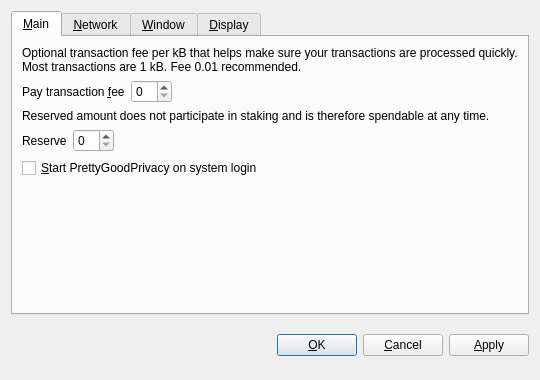
<?xml version="1.0" encoding="UTF-8"?>
<ui version="4.0">
 <class>OptionsDialog</class>
 <widget class="QDialog" name="OptionsDialog">
  <property name="geometry">
   <rect>
    <x>0</x>
    <y>0</y>
    <width>540</width>
    <height>380</height>
   </rect>
  </property>
  <property name="windowTitle">
   <string>Options</string>
  </property>
  <property name="modal">
   <bool>true</bool>
  </property>
  <layout class="QVBoxLayout" name="verticalLayout">
   <item>
    <widget class="QTabWidget" name="tabWidget">
     <property name="tabPosition">
      <enum>QTabWidget::North</enum>
     </property>
     <property name="currentIndex">
      <number>0</number>
     </property>
     <widget class="QWidget" name="tabMain">
      <attribute name="title">
       <string>&amp;Main</string>
      </attribute>
      <layout class="QVBoxLayout" name="verticalLayout_Main">
       <item>
        <widget class="QLabel" name="transactionFeeInfoLabel">
         <property name="text">
          <string>Optional transaction fee per kB that helps make sure your transactions are processed quickly. Most transactions are 1 kB. Fee 0.01 recommended.</string>
         </property>
         <property name="textFormat">
          <enum>Qt::PlainText</enum>
         </property>
         <property name="wordWrap">
          <bool>true</bool>
         </property>
        </widget>
       </item>
       <item>
        <layout class="QHBoxLayout" name="horizontalLayoutFee">
         <item>
          <widget class="QLabel" name="transactionFeeLabel">
           <property name="text">
            <string>Pay transaction &amp;fee</string>
           </property>
           <property name="textFormat">
            <enum>Qt::PlainText</enum>
           </property>
           <property name="buddy">
            <cstring>transactionFee</cstring>
           </property>
          </widget>
         </item>
         <item>
          <widget class="BitcoinAmountField" name="transactionFee"/>
         </item>
         <item>
          <spacer name="horizontalSpacerFee">
           <property name="orientation">
            <enum>Qt::Horizontal</enum>
           </property>
           <property name="sizeHint" stdset="0">
            <size>
             <width>40</width>
             <height>20</height>
            </size>
           </property>
          </spacer>
         </item>
        </layout>
       </item>
       <item>
        <widget class="QLabel" name="reserveBalanceInfoLabel">
         <property name="text">
          <string>Reserved amount does not participate in staking and is therefore spendable at any time.</string>
         </property>
         <property name="textFormat">
          <enum>Qt::PlainText</enum>
         </property>
         <property name="wordWrap">
          <bool>true</bool>
         </property>
        </widget>
       </item>
       <item>
        <layout class="QHBoxLayout" name="horizontalLayoutReserveBalance">
         <item>
          <widget class="QLabel" name="reserveBalanceLabel">
           <property name="text">
            <string>Reserve</string>
           </property>
           <property name="textFormat">
            <enum>Qt::PlainText</enum>
           </property>
           <property name="buddy">
            <cstring>reserveBalance</cstring>
           </property>
          </widget>
         </item>
         <item>
          <widget class="BitcoinAmountField" name="reserveBalance"/>
         </item>
         <item>
          <spacer name="horizontalSpacerReserveBalance">
           <property name="orientation">
            <enum>Qt::Horizontal</enum>
           </property>
           <property name="sizeHint" stdset="0">
            <size>
             <width>40</width>
             <height>20</height>
            </size>
           </property>
          </spacer>
         </item>
        </layout>
       </item>
       <item>
        <widget class="QCheckBox" name="bitcoinAtStartup">
         <property name="toolTip">
          <string>Automatically start PrettyGoodPrivacy after logging in to the system.</string>
         </property>
         <property name="text">
          <string>&amp;Start PrettyGoodPrivacy on system login</string>
         </property>
        </widget>
       </item>
       <item>
        <spacer name="verticalSpacer_Main">
         <property name="orientation">
          <enum>Qt::Vertical</enum>
         </property>
         <property name="sizeHint" stdset="0">
          <size>
           <width>20</width>
           <height>40</height>
          </size>
         </property>
        </spacer>
       </item>
      </layout>
     </widget>
     <widget class="QWidget" name="tabNetwork">
      <attribute name="title">
       <string>&amp;Network</string>
      </attribute>
      <layout class="QVBoxLayout" name="verticalLayout_Network">
       <item>
        <widget class="QCheckBox" name="mapPortUpnp">
         <property name="toolTip">
          <string>Automatically open the PrettyGoodPrivacy client port on the router. This only works when your router supports UPnP and it is enabled.</string>
         </property>
         <property name="text">
          <string>Map port using &amp;UPnP</string>
         </property>
        </widget>
       </item>
       <item>
        <widget class="QCheckBox" name="connectSocks">
         <property name="toolTip">
          <string>Connect to the PrettyGoodPrivacy network through a SOCKS5 proxy (e.g. when connecting through Tor).</string>
         </property>
         <property name="text">
          <string>&amp;Connect through SOCKS5 proxy:</string>
         </property>
        </widget>
       </item>
       <item>
        <layout class="QHBoxLayout" name="horizontalLayout_Network">
         <item>
          <widget class="QLabel" name="proxyIpLabel">
           <property name="text">
            <string>Proxy &amp;IP:</string>
           </property>
           <property name="textFormat">
            <enum>Qt::PlainText</enum>
           </property>
           <property name="buddy">
            <cstring>proxyIp</cstring>
           </property>
          </widget>
         </item>
         <item>
          <widget class="QValidatedLineEdit" name="proxyIp">
           <property name="maximumSize">
            <size>
             <width>140</width>
             <height>16777215</height>
            </size>
           </property>
           <property name="toolTip">
            <string>IP address of the proxy (e.g. 127.0.0.1)</string>
           </property>
          </widget>
         </item>
         <item>
          <widget class="QLabel" name="proxyPortLabel">
           <property name="text">
            <string>&amp;Port:</string>
           </property>
           <property name="textFormat">
            <enum>Qt::PlainText</enum>
           </property>
           <property name="buddy">
            <cstring>proxyPort</cstring>
           </property>
          </widget>
         </item>
         <item>
          <widget class="QLineEdit" name="proxyPort">
           <property name="maximumSize">
            <size>
             <width>55</width>
             <height>16777215</height>
            </size>
           </property>
           <property name="toolTip">
            <string>Port of the proxy (e.g. 9050)</string>
           </property>
          </widget>
         </item>
         <item>
          <spacer name="horizontalSpacer_Network">
           <property name="orientation">
            <enum>Qt::Horizontal</enum>
           </property>
           <property name="sizeHint" stdset="0">
            <size>
             <width>40</width>
             <height>20</height>
            </size>
           </property>
          </spacer>
         </item>
        </layout>
       </item>
       <item>
        <spacer name="verticalSpacer_Network">
         <property name="orientation">
          <enum>Qt::Vertical</enum>
         </property>
         <property name="sizeHint" stdset="0">
          <size>
           <width>20</width>
           <height>40</height>
          </size>
         </property>
        </spacer>
       </item>
      </layout>
     </widget>
     <widget class="QWidget" name="tabWindow">
      <attribute name="title">
       <string>&amp;Window</string>
      </attribute>
      <layout class="QVBoxLayout" name="verticalLayout_Window">
       <item>
        <widget class="QCheckBox" name="minimizeToTray">
         <property name="toolTip">
          <string>Show only a tray icon after minimizing the window.</string>
         </property>
         <property name="text">
          <string>&amp;Minimize to the tray instead of the taskbar</string>
         </property>
        </widget>
       </item>
       <item>
        <widget class="QCheckBox" name="minimizeOnClose">
         <property name="toolTip">
          <string>Minimize instead of exit the application when the window is closed. When this option is enabled, the application will be closed only after selecting Quit in the menu.</string>
         </property>
         <property name="text">
          <string>M&amp;inimize on close</string>
         </property>
        </widget>
       </item>
       <item>
        <spacer name="verticalSpacer_Window">
         <property name="orientation">
          <enum>Qt::Vertical</enum>
         </property>
         <property name="sizeHint" stdset="0">
          <size>
           <width>20</width>
           <height>40</height>
          </size>
         </property>
        </spacer>
       </item>
      </layout>
     </widget>
     <widget class="QWidget" name="tabDisplay">
      <attribute name="title">
       <string>&amp;Display</string>
      </attribute>
      <layout class="QVBoxLayout" name="verticalLayout_Display">
       <item>
        <layout class="QHBoxLayout" name="horizontalLayout_1_Display">
         <item>
          <widget class="QLabel" name="langLabel">
           <property name="text">
            <string>User Interface &amp;language:</string>
           </property>
           <property name="textFormat">
            <enum>Qt::PlainText</enum>
           </property>
           <property name="buddy">
            <cstring>lang</cstring>
           </property>
          </widget>
         </item>
         <item>
          <widget class="QValueComboBox" name="lang">
           <property name="toolTip">
            <string>The user interface language can be set here. This setting will take effect after restarting PrettyGoodPrivacy.</string>
           </property>
          </widget>
         </item>
        </layout>
       </item>
       <item>
        <layout class="QHBoxLayout" name="horizontalLayout_2_Display">
         <item>
          <widget class="QLabel" name="unitLabel">
           <property name="text">
            <string>&amp;Unit to show amounts in:</string>
           </property>
           <property name="textFormat">
            <enum>Qt::PlainText</enum>
           </property>
           <property name="buddy">
            <cstring>unit</cstring>
           </property>
          </widget>
         </item>
         <item>
          <widget class="QValueComboBox" name="unit">
           <property name="toolTip">
            <string>Choose the default subdivision unit to show in the interface and when sending coins.</string>
           </property>
          </widget>
         </item>
        </layout>
       </item>
       <item>
        <widget class="QCheckBox" name="coinControlFeatures">
         <property name="toolTip">
          <string>Whether to show coin control features or not.</string>
         </property>
         <property name="text">
          <string>Display coin &amp;control features (experts only!)</string>
         </property>
        </widget>
       </item>
       <item>
        <widget class="QCheckBox" name="minimizeCoinAge">
         <property name="toolTip">
          <string>Whether to select the coin outputs randomly or with minimal coin age.</string>
         </property>
         <property name="text">
          <string>Minimize weight consumption (experimental)</string>
         </property>
        </widget>
       </item>
       <item>
        <widget class="QCheckBox" name="useBlackTheme">
         <property name="text">
          <string>Use black visual theme (requires restart)</string>
         </property>
        </widget>
       </item>
       <item>
        <spacer name="verticalSpacer_Display">
         <property name="orientation">
          <enum>Qt::Vertical</enum>
         </property>
         <property name="sizeHint" stdset="0">
          <size>
           <width>20</width>
           <height>40</height>
          </size>
         </property>
        </spacer>
       </item>
      </layout>
     </widget>
    </widget>
   </item>
   <item>
    <layout class="QHBoxLayout" name="horizontalLayout_Buttons">
     <item>
      <spacer name="horizontalSpacer_1">
       <property name="orientation">
        <enum>Qt::Horizontal</enum>
       </property>
       <property name="sizeHint" stdset="0">
        <size>
         <width>40</width>
         <height>48</height>
        </size>
       </property>
      </spacer>
     </item>
     <item>
      <widget class="QLabel" name="statusLabel">
       <property name="font">
        <font>
         <weight>75</weight>
         <bold>true</bold>
        </font>
       </property>
       <property name="text">
        <string/>
       </property>
       <property name="textFormat">
        <enum>Qt::PlainText</enum>
       </property>
       <property name="wordWrap">
        <bool>true</bool>
       </property>
      </widget>
     </item>
     <item>
      <spacer name="horizontalSpacer_2">
       <property name="orientation">
        <enum>Qt::Horizontal</enum>
       </property>
       <property name="sizeHint" stdset="0">
        <size>
         <width>40</width>
         <height>48</height>
        </size>
       </property>
      </spacer>
     </item>
     <item>
      <widget class="QPushButton" name="okButton">
       <property name="text">
        <string>&amp;OK</string>
       </property>
      </widget>
     </item>
     <item>
      <widget class="QPushButton" name="cancelButton">
       <property name="text">
        <string>&amp;Cancel</string>
       </property>
       <property name="autoDefault">
        <bool>false</bool>
       </property>
      </widget>
     </item>
     <item>
      <widget class="QPushButton" name="applyButton">
       <property name="text">
        <string>&amp;Apply</string>
       </property>
       <property name="autoDefault">
        <bool>false</bool>
       </property>
      </widget>
     </item>
    </layout>
   </item>
  </layout>
 </widget>
 <customwidgets>
  <customwidget>
   <class>BitcoinAmountField</class>
   <extends>QSpinBox</extends>
   <header>bitcoinamountfield.h</header>
  </customwidget>
  <customwidget>
   <class>QValueComboBox</class>
   <extends>QComboBox</extends>
   <header>qvaluecombobox.h</header>
  </customwidget>
  <customwidget>
   <class>QValidatedLineEdit</class>
   <extends>QLineEdit</extends>
   <header>qvalidatedlineedit.h</header>
  </customwidget>
 </customwidgets>
 <resources/>
 <connections/>
</ui>
